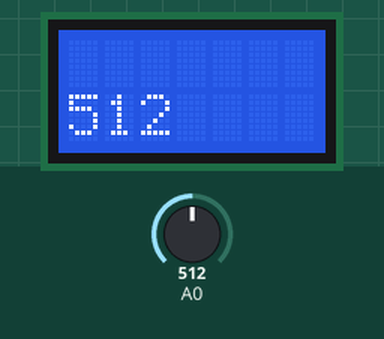
This sketch was run on a simulated Arduino Uno, built with avr-gcc and run on an emulated ATmega328P. Parts: 7×2 character LCD. The test bench sets the inputs (shaded band); at power-on: A0 = 512.

Above: at 1.2 s.
1.3 s: A0 set to 716
At 1.8 s:
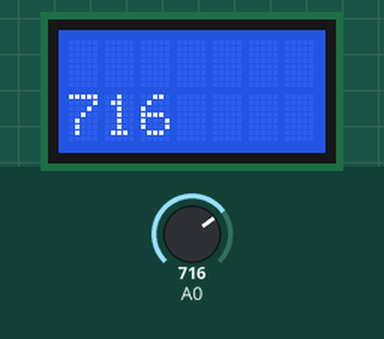
2.8 s: A0 set to 900
At 4.0 s:
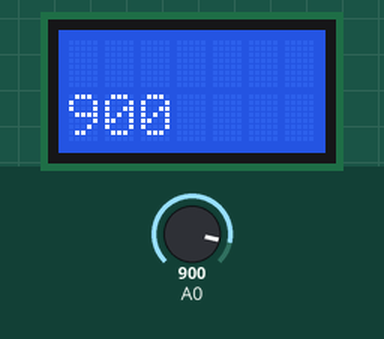
4.3 s: A0 set to 1023
At 5.3 s:
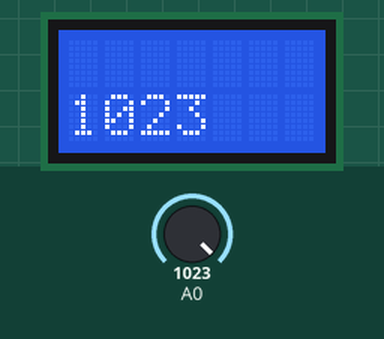
Timing chart, 0 to 7.3 s (numbered marks = the images above; inputs shaded):
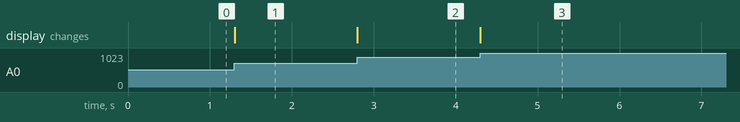

The sketch:

job2.ino
```cpp
#include <LiquidCrystal.h>

LiquidCrystal lcd(2,3,4,5,6,7);


void setup() {
  lcd.begin(7, 2);
}

void loop() {
  lcd.setCursor(0, 1);
  lcd.print(analogRead(0));
}
```

Measured:
- after the input at 1.3 s, the display: changes at once (image 1)
- after the input at 2.8 s, the display: changes at once (image 2)
- after the input at 4.3 s, the display: changes at once (image 3)
